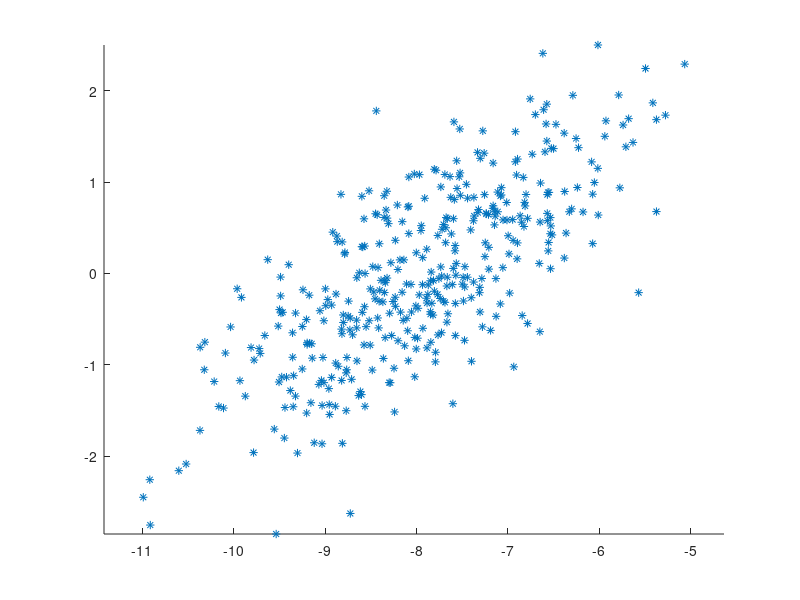

Write MATLAB code to recreate this figure. (Note: this script raises an error after producing the figure.)
load EllipsePoints.mat;

hold on

axis equal
plot(Y1(1, :), Y1(2, :), '*')
%plot(Y2(1, :), Y2(2, :), '.')
%plot(Y3(1, :), Y3(2, :), '.')

[A_mean, A_normalized, D, V] = myPCA(Y1);
plot(A_normalized(1,:), A_normalized(2,:), '.')

function [A_mean, A_normalized, D, V] = myPCA(A)
    A_mean = mean(A, 2);
    centerA = A - A_mean * ones(1, size(A, 2));

    covar = centerA * centerA.' / size(A, 2);

    [V, D] = eig(covar);
    
    A_normalized =  covar * centerA;
    
    hold on
    plot(centerA(1,:), centerA(2,:), 'g.');
    plot(D(1,1) * [0 V(1,1)], D(1,1) * [0 V(2,1)], 'r->');
    plot(D(2,2) * [0 V(1,2)], D(2,2) * [0 V(2,2)], 'b->');

end